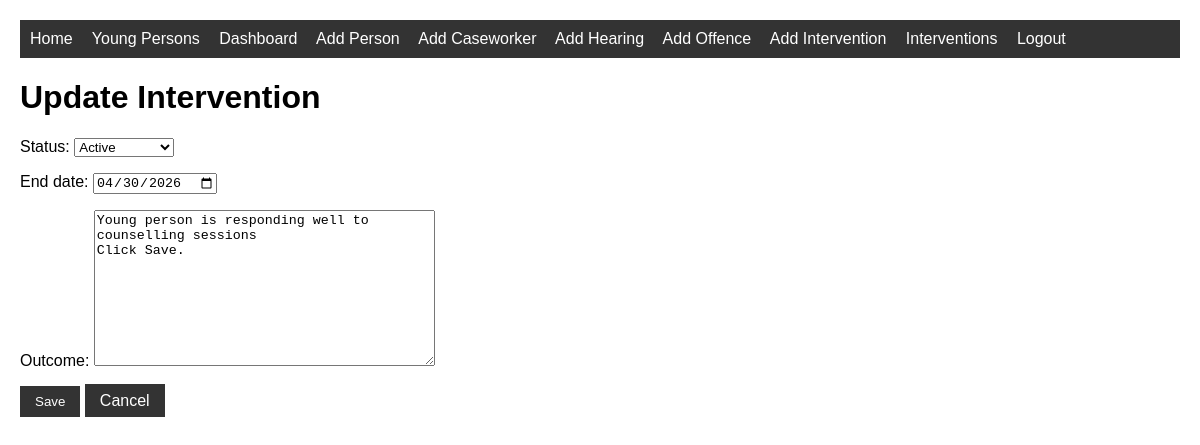
/intervention/1/update/ (signed in), run on the app's committed database.
### justice/models.py (models this page shows, shortened)
class Intervention(models.Model):
    STATUS_CHOICES = [
        ('active', 'Active'),
        ('completed', 'Completed'),
        ('discontinued', 'Discontinued'),
    ]
    young_person = models.ForeignKey(
        YoungPerson, on_delete=models.CASCADE, related_name='interventions')
    assigned_worker = models.ForeignKey(
        CaseWorker, on_delete=models.SET_NULL, null=True)
    intervention_type = models.CharField(max_length=100)
    start_date = models.DateField()
    end_date = models.DateField(null=True, blank=True)
    status = models.CharField(max_length=20, choices=STATUS_CHOICES)
    outcome = models.TextField(blank=True)

### justice/views.py (the view)
# urls.py: path('intervention/<int:pk>/update/', views.InterventionUpdateView.as_view(), name='intervention-update'),
class InterventionUpdateView(LoginRequiredMixin, UpdateView):
    model = Intervention
    template_name = 'justice/intervention_form.html'
    fields = ['status', 'end_date', 'outcome']
    success_url = reverse_lazy('justice:youngperson-list')

### justice/templates/justice/intervention_form.html (shortened to what this page needs)
{% extends 'justice/base.html' %}
{% block content %}
<h1>{% if object %}Update Intervention{% else %}Add New Intervention{% endif %}</h1>
<form method="post">
    {{ form.as_p }}
    <button type="submit" class="btn">Save</button>
    <a href="{% url 'justice:youngperson-list' %}" class="btn">Cancel</a>
</form>
{% endblock %}

### justice/templates/justice/base.html (style rules this page uses)
body { font-family: Arial, sans-serif; margin: 20px; }
.btn { padding: 8px 15px; background: #333; color: white; text-decoration: none; border: none; cursor: pointer; }

### data on the page
Intervention: status "Active", end_date "04/30/2026", outcome "Young person is responding well to counselling sessions Click Save."
